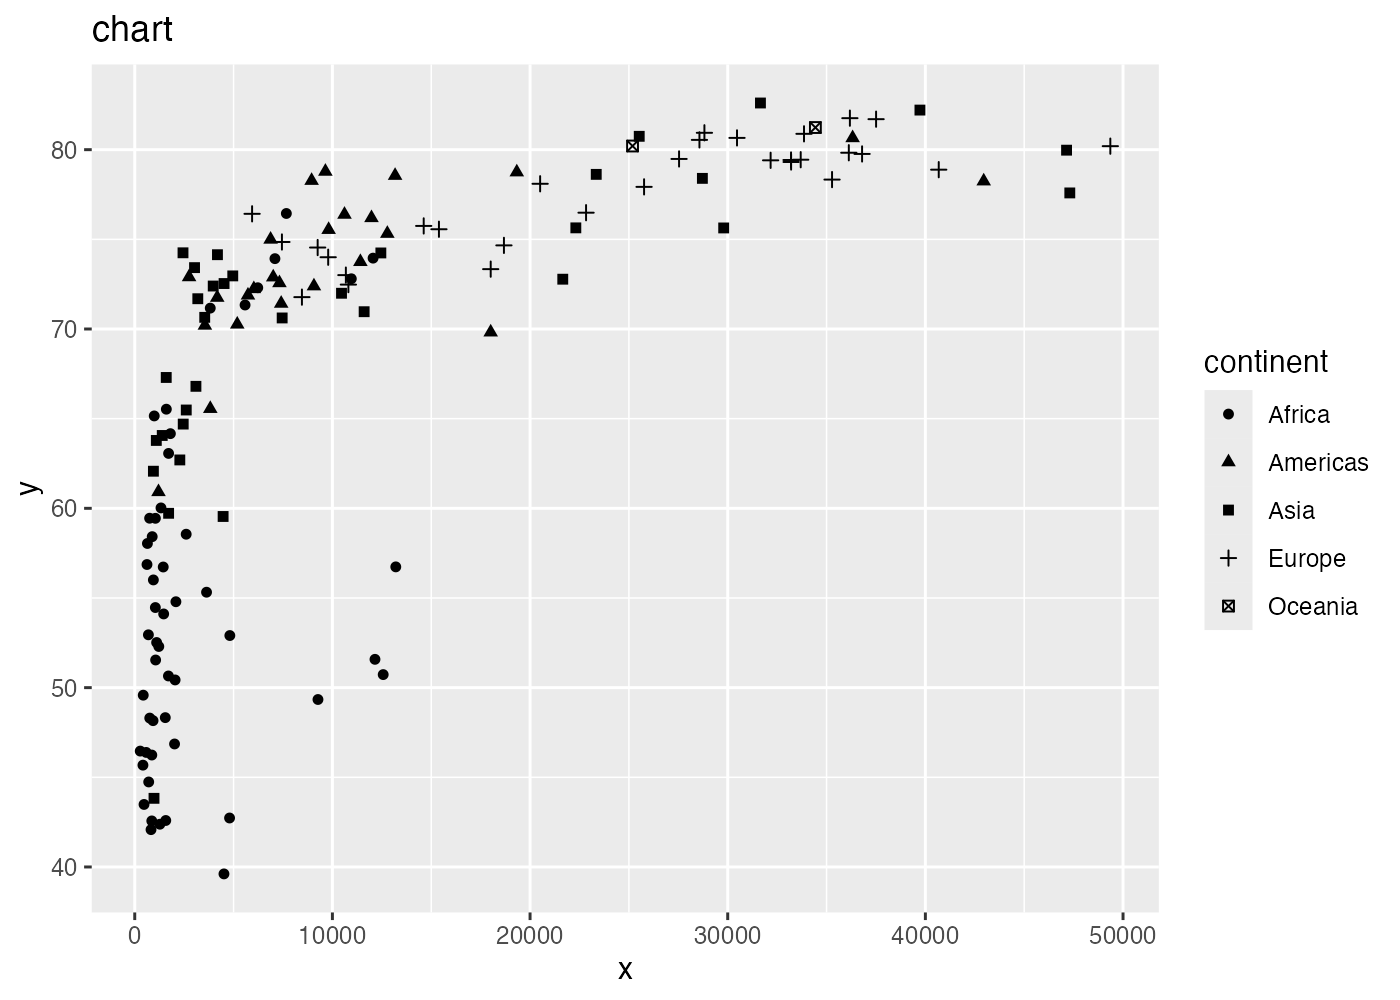

Recreate this plot in R.
# Task: Make this plot more visually appealing
#
# Below is a bare-bones ggplot comparing income and health across
# countries for a single year, with population and region also
# encoded in the plot. It works, but it is not presentation- or
# publication-ready: the axes hide most of the variation, the
# colors are hard to tell apart, points overlap heavily, and there
# is no informative title, labels or legend layout.
#
# Your job: apply the design principles from the "How visualize
# practically?" session (log axes, transparency, color consistency,
# labels/legends, simplicity, ...) to turn this into a figure you'd
# be happy to put in a paper or a slide.
#
# You may change anything: geoms, colors, theme, scales, labels,
# legend, annotations - as long as the plot still shows the same
# information (one point per country: income, health, population
# size, region).

library(ggplot2)
library(gapminder)

# --- Get one cross-section of the data -----------------------------

country_data <- subset(gapminder, year == 2007)

# --- The plot students will improve --------------------------------

p <- ggplot(country_data, aes(x = gdpPercap, y = lifeExp)) +
  geom_point(aes(pch = continent)) +
  labs(title = "chart", x = "x", y = "y")

p
